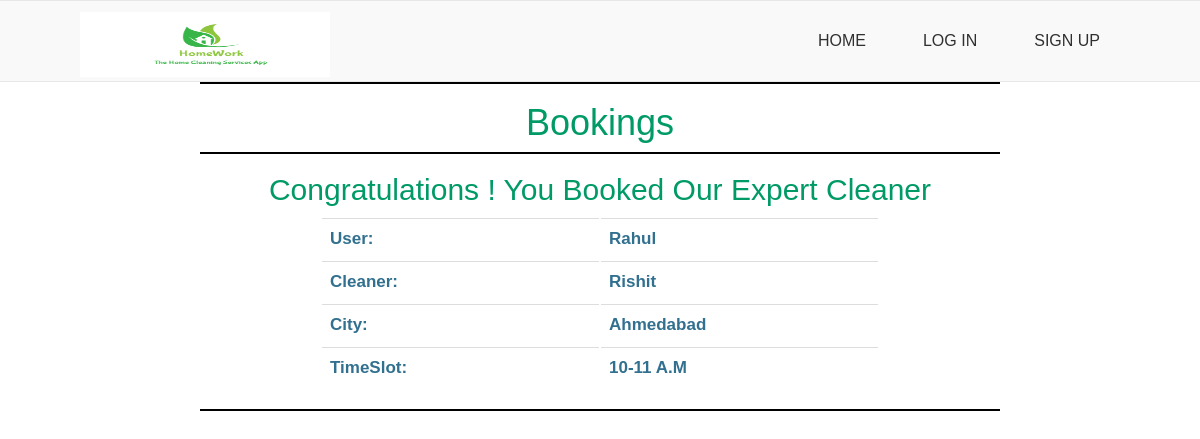
The page /booking_detail/1/ on the database its author committed.
### booking/models.py (models this page shows, shortened)
class Booking(models.Model):
    user = models.ForeignKey(User,null=True,on_delete=models.SET_NULL)
    city = models.ForeignKey(City,null=True,on_delete=models.SET_NULL)
    cleaner = models.ForeignKey(Cleaner,null=True,on_delete=models.SET_NULL)
    date = models.DateField()
    slot = models.IntegerField(null=True)

### accounts/models.py (models this page shows, shortened)
class User(AbstractUser):
    username = models.CharField(max_length=20,unique=False)
    phone = models.CharField(max_length=10,unique=True)
    first_name = models.CharField(max_length=20,blank=True)
    last_name = models.CharField(max_length=20,blank=True)
    is_cleaner = models.BooleanField(default=False)
    USERNAME_FIELD = 'phone'
    REQUIRED_FIELDS =   ['username']

class Cleaner(models.Model):
    user = models.OneToOneField(User,on_delete=models.PROTECT,primary_key=True)
    quality_score = models.FloatField(default=0.00)
    city = models.ForeignKey(City,null=True,on_delete=models.CASCADE)

class City(models.Model):
    city = models.CharField(max_length=20,unique=True)
    def __str__(self):
        return self.city

### booking/views.py (the view)
# urls.py: path('booking_detail/<int:pk>/',BookingDetail.as_view(),name='bookinglist'),
class BookingDetail(DetailView):
    model=Booking
    template_name = 'booking/booking_detail.html'
    extra_context = {'form':BookingDetailForm()}

### booking/templates/booking/booking_detail.html (shortened to what this page needs)
{% extends 'accounts/base.html' %}
{% block content %}
<div class="col-md-12">
    <center>
<hr>
<h1>Bookings</h1>
<hr>
<h2>Congratulations ! You Booked Our Expert Cleaner</h2>
<center>
        {% if object %}
        <table class="table table-hover" style="width:70%;" align="center"><center>
        <tr>
            <td class="text text-info">User:</td>
            <td class="text text-info">{{object.user.first_name}}</td>
        </tr>
        <tr>
        <td class="text text-info">Cleaner:</td>
        <td class="text text-info">{{object.cleaner.user.first_name}}</td>
        </tr>
        <tr>
            <td class="text text-info">City:</td>
        <td class="text text-info">{{object.city}}</td>
        </tr>
        <tr>
        <td class="text text-info">TimeSlot:</td>
        <td class="text text-info"><script>document.write(timeslot[{{object.slot}}])</script></td>
        </tr>
    </table><hr>
        </center>
        {% else %}
        <tr><h2>Data not Exists</h2></tr>
        {% endif %}
</div>
{% endblock content%}

### booking/templates/booking/booking_detail.html (style rules this page uses)
td { width: 50%; font-weight: bold; font-size: 17px; }

### rows shown on the page
Booking: user.first_name "Rahul", cleaner.user.first_name "Rishit", city "Ahmedabad"
